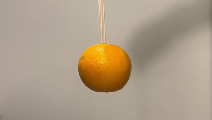
#> input picture cut_downsampled.png, 212 x 120 px, given in place of final.mp4, which was not available
$ python full_video_copy.py
#> lines starting #> are read from the running program, lines starting #| are printed output that depends on the picture; pictures that were not available may be replaced by others from this repository, and a replacement may not be noted
import cv2 as cv
import math
import numpy as np
from skimage.feature import hog
from skimage import exposure
import pickle

# add text to image
# [4 lines left out: function add_text, not called in this run]

videos_path = './videos'
video = cv.VideoCapture(f'{videos_path}/final.mp4')


###---- Grabbing
# [26 lines left out: functions find_contours, find_contours2, not called in this run]


####------

total_frames = int(video.get(cv.CAP_PROP_FRAME_COUNT))

fps = math.ceil(video.get(cv.CAP_PROP_FPS))
width = int(video.get(cv.CAP_PROP_FRAME_WIDTH))
height = int(video.get(cv.CAP_PROP_FRAME_HEIGHT))

# Define the video writer
fourcc = cv.VideoWriter_fourcc(*'mp4v')
output_video = cv.VideoWriter('./videos/result/final3.mp4', fourcc, fps, (int(video.get(cv.CAP_PROP_FRAME_WIDTH)), int(video.get(cv.CAP_PROP_FRAME_HEIGHT))))
four_sec_frames = int(fps * 4)
gray_frames = int(fps * 2)
output_video_face = cv.VideoWriter('./videos/result/static.mp4', fourcc, fps, (int(video.get(cv.CAP_PROP_FRAME_WIDTH)), int(video.get(cv.CAP_PROP_FRAME_HEIGHT))))
###-- Edge detection
# [44 lines left out: functions find_edges_sobel_threshold, sobel_edge_detector, canny_edge_detector, not called in this run]

#-- end of edge detection

###-- Hough transform
def get_lines(edges, rho, theta, threshold):
        lines = cv.HoughLines(edges, rho=1, theta=np.pi/180, threshold=50)
        return lines
# [177 lines left out: functions hough_transform_circle, hough_transform_line, hough_transform_ellipsis, template_matching, eyes_face_detection, sift and 3 more, not called in this run]
#-- end of extras

###--- probability
def get_histograms_from_images_gray(img):
   gray_img = cv.cvtColor(img, cv.COLOR_BGR2GRAY)
   hist = cv.calcHist([gray_img], [0], None, [256], [0, 256])
   return hist

def extract_crops_around_pixels(image, n):
    """
    Extracts a crop of size n x n around each pixel in an input image,
    with padding added if the crop goes outside the image boundaries.

    Args:
        image (numpy.ndarray): Input image
        n (int): Size of the crop to extract around each pixel

    Returns:
        crops (numpy.ndarray): Array of size (H, W, n, n, C) containing
                               the crops around each pixel in the input image
    """
    # Get the dimensions of the input image
    H, W, C = image.shape

    # Add padding around the input image to handle edge cases
    image_padded = cv.copyMakeBorder(image, n//2, n//2, n//2, n//2, cv.BORDER_CONSTANT, value=(0, 0, 0))

    # Initialize an array to store the crops around each pixel
    crops = np.zeros((H, W, n, n, C))

    # Loop over all pixels in the input image
    for i in range(n//2, H+n//2):
        for j in range(n//2, W+n//2):
            # Extract the crop around the current pixel
            crop = image_padded[i-n//2:i+n//2+1, j-n//2:j+n//2+1, :]
            # Save the crop to a separate file
            # filename = f'./crops/crop_{i}_{j}.png'
            # cv.imwrite(filename, crop)


            # Store the crop in the output array
            crops[i-n//2, j-n//2] = crop
        with open('crops.pickle', 'wb') as f:
            pickle.dump(crops, f)

    return crops

# [4 lines left out: function calculate_mse_value, not called in this run]
##-- end


current_frame = 0
sobel_frames=0
sobel_threshold = 60
video_exp= cv.VideoCapture(f'{videos_path}/result/static.mp4')
fps_exp = video_exp.get(cv.CAP_PROP_FPS)
while video.isOpened():
    ret, frame = video.read()
#> frame is the input picture: shape (120, 212, 3); mean B, G, R 135, 157.2, 172.9
    if ret:
        # Modify the first 4 seconds of frames
        output_frame = frame
        if current_frame < four_sec_frames:
            # load object patch
            template_img_orange = cv.imread(f'{videos_path}/result/orange.png')
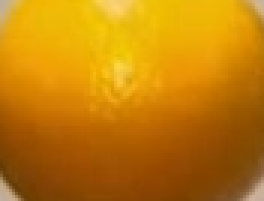
#> input picture orange.png, 88 x 67 px, found by its file name (shown 3 times larger)
#> template_img_orange is the input picture: shape (67, 88, 3); mean B, G, R 8.7, 125.8, 193.7
            template_img_orange = cv.resize(template_img_orange, (41, 41))
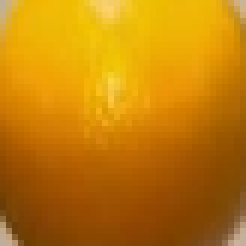
#> template_img_orange: shape (41, 41, 3) (shown 6 times larger); mean B, G, R 8.6, 125.6, 193.6
            object_patch_hist = get_histograms_from_images_gray(template_img_orange)
#> in get_histograms_from_images_gray, `gray_img = cv.cvtColor(img, cv.COLOR_BGR2GRAY)`:
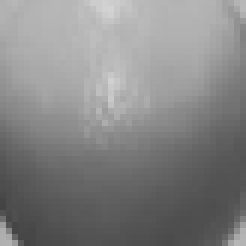
#> gray_img: shape (41, 41) (shown 6 times larger); min 68, max 211, mean 132.6
#> in get_histograms_from_images_gray, `hist = cv.calcHist([gray_img], [0], None, [256], [0, 256])`: hist = 256 values, max 45 at index 179, min 0 at index 0, mean 6.57
#> object_patch_hist has the same summary as hist in get_histograms_from_images_gray
            mean_patch_hist = np.mean(object_patch_hist)
#> mean_patch_hist = 6.57
            # half size frame
            frame = cv.resize(frame, (0, 0), fx=0.5, fy=0.5)
#> frame: shape (60, 106, 3)
            crops = extract_crops_around_pixels(frame, 41)
#> in extract_crops_around_pixels, `image_padded = cv.copyMakeBorder(image, n//2, n//2, n//2, n//2, cv.BOR..`:
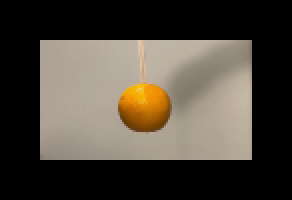
#> image_padded: shape (100, 146, 3) (shown 2 times larger); mean B, G, R 58.9, 68.5, 75.4
#> (the run stopped early here; a loop or call above may not have finished)
